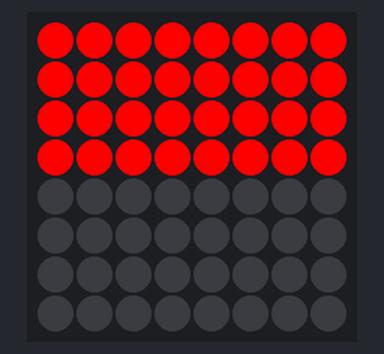
A program run on a simulated Raspberry Pi (BCM pin numbers) with a Sense HAT. Shown: the Sense HAT's 8×8 RGB LED matrix. At 34.1 s the program stops and its outputs stay as they are.

Above: at 0.1 s.
At 3.1 s:
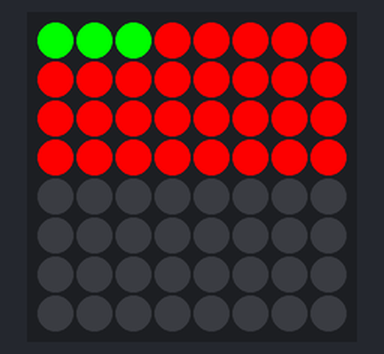
At 7.1 s:
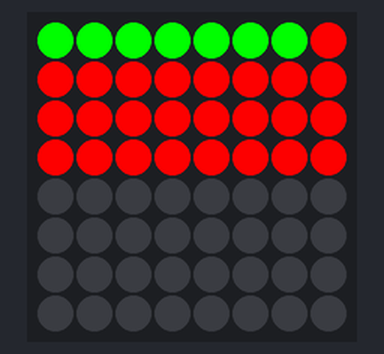
At 15.1 s:
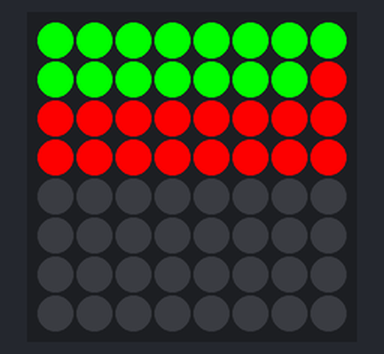
At 23.1 s:
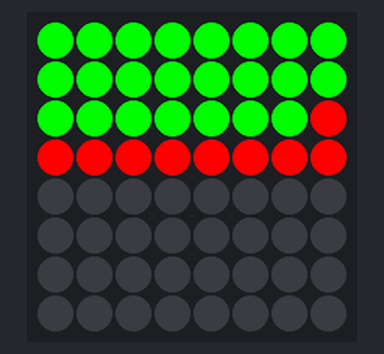
At 31.1 s:
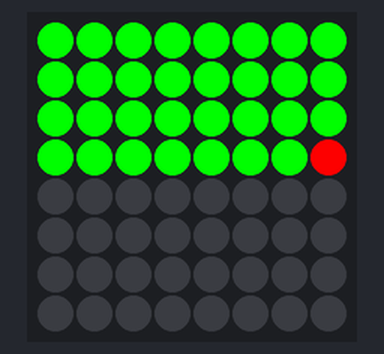

Measured:
- what the display in image 5 shows lasts 1.0 s, from 31.0 s to 32.0 s

The program:

dot_timer.py
```python
#!/usr/bin/python

from sense_hat import SenseHat
from time import sleep

sense = SenseHat()
r = (255, 0, 0)
g = (0, 255, 0)
b = (0, 0, 0)

s = 32

sense.set_rotation(0)

timer = []

try:
	for i in range(64):
		if i < s :
			timer.append(r)
		else:
			timer.append(b)
	sense.set_pixels(timer)

	for i in range(0, s):
		sleep(1)
		timer[i] = g
		sense.set_pixels(timer)

	for i in range(0, 10):
		sense.clear()
		sleep(0.1)
		sense.set_pixels(timer)
		sleep(0.1)
	sense.clear()
except KeyboardInterrupt:
	# Clear the sense hat when the display is over.
	sense.clear()
```
